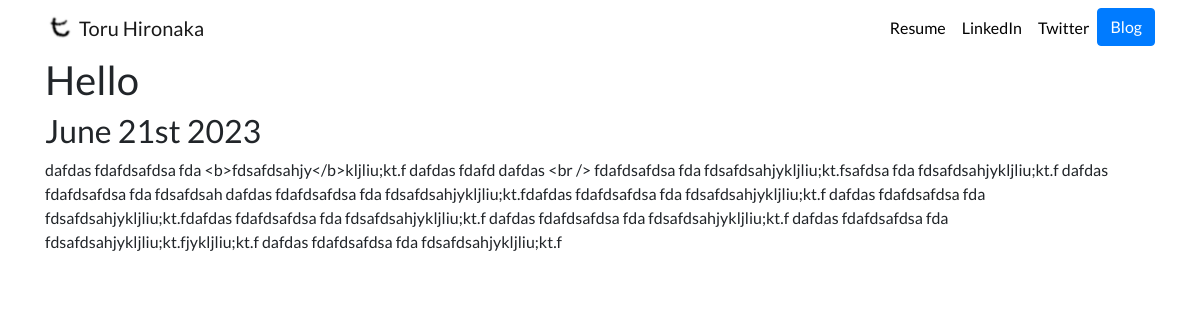
Page /blog/8/ on the committed database.
### blog/models.py (models this page shows, shortened)
class Blog(models.Model):
    title = models.CharField(max_length=200)
    description = models.TextField()
    date = models.DateField()

### blog/views.py (the view)
# urls.py: path('<int:blog_id>/', views.detail, name='detail'),
def detail(request, blog_id):
    blog = get_object_or_404(Blog, pk=blog_id)
    return render(request, 'blog/detail.html', {'blog':blog})

### blog/templates/blog/detail.html
{% extends 'portfolio/base.html' %}
{% block content %}
    <h1>
        {{ blog.title }}
    </h1>
    <h2> {{ blog.date|date:'F jS Y' }} </h2>
    {{ blog.description }}
{% endblock %}

### portfolio/static/portfolio/custom.css (style rules this page uses)
body { font-family: 'Lato', sans-serif; }

### rows in the picture
Blog: title "Hello", date "June 21st 2023", description "dafdas fdafdsafdsa fda <b>fdsafdsahjy</b>kljliu;kt.f dafdas fdafd dafdas <br /> fdafdsafdsa fda fdsafdsahjykljliu;kt.fsafdsa fda fdsafdsahjykljliu;kt.f dafdas fdafdsafdsa fda fdsafdsah dafdas fdafdsafdsa fda fdsafdsahjykljliu;kt.fdafdas fdafdsafdsa fda fdsafdsahjykljliu;kt.f dafdas fdafdsafdsa fda fdsafdsahjykljliu;kt.fdafdas fdafdsafdsa fda fdsafdsahjykljliu;kt.f dafdas fdafdsafdsa fda fdsafdsahjykljliu;kt.f dafdas fdafdsafdsa fda fdsafdsahjykljliu;kt.fjykljliu;kt.f dafdas fdafdsafdsa fda fdsafdsahjykljliu;kt.f"
